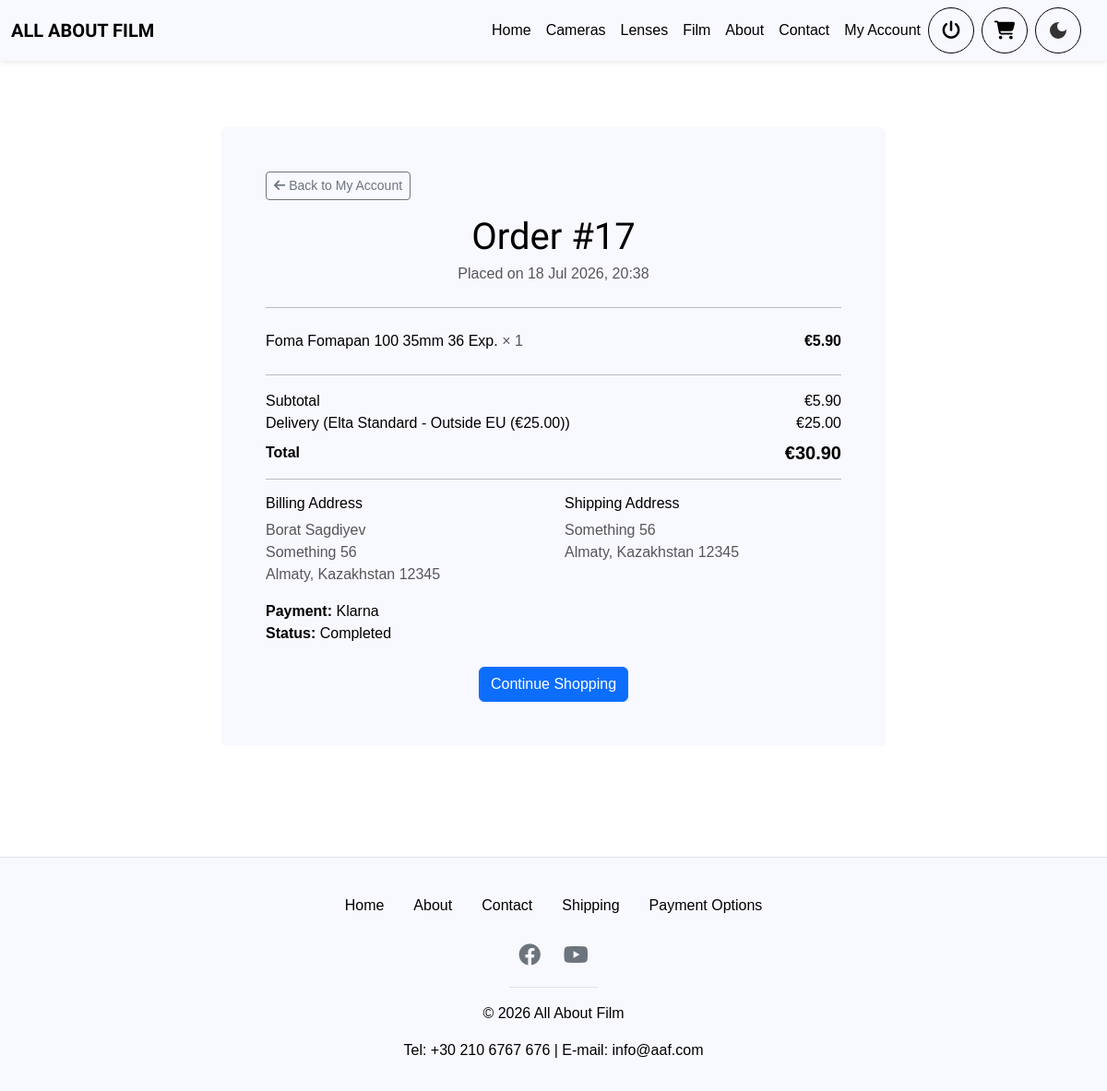
/order/17/ (signed in), run on the app's committed database.
### home/models.py (models this page shows, shortened)
class Order(models.Model):
    class Status(models.TextChoices):
        PROCESSING = 'PROCESSING', 'Processing'
        SHIPPED = 'SHIPPED', 'Shipped'
        COMPLETED = 'COMPLETED', 'Completed'
    class PaymentMethod(models.TextChoices):
        INSTORE = 'INSTORE', 'Cash/Card in-store'
        CARD = 'CARD', 'Card'
        APPLE_PAY = 'APPLE_PAY', 'Apple Pay'
        GOOGLE_PAY = 'GOOGLE_PAY', 'Google Pay'
        PAYPAL = 'PAYPAL', 'PayPal'
        KLARNA = 'KLARNA', 'Klarna'
        PAY_BY_BANK = 'PAY_BY_BANK', 'Pay By Bank'
    user = models.ForeignKey(
        settings.AUTH_USER_MODEL, on_delete=models.PROTECT, related_name='orders'
    )
    date = models.DateTimeField(auto_now_add=True)
    status = models.CharField(
        max_length=20, choices=Status.choices, default=Status.PROCESSING
    )
    first_name = models.CharField(max_length=50, default='')
    last_name = models.CharField(max_length=50, default='')
    email = models.EmailField(default='')
    phone = models.CharField(max_length=30, default='')
    billing_address = models.CharField(max_length=255, default='')
    billing_region = models.CharField(max_length=100, default='')
    billing_country = models.CharField(max_length=100, default='')
    billing_postal_code = models.CharField(max_length=20, default='')
    shipping_same_as_billing = models.BooleanField(default=True)
    shipping_address = models.CharField(max_length=255, blank=True, default='')
    shipping_region = models.CharField(max_length=100, blank=True, default='')
    shipping_country = models.CharField(max_length=100, blank=True, default='')
    shipping_postal_code = models.CharField(max_length=20, blank=True, default='')
    payment_method = models.CharField(
        max_length=20, choices=PaymentMethod.choices, default=''
    )
    shipping_method = models.ForeignKey(
        'ShippingMethod', on_delete=models.SET_NULL, null=True, blank=True
    )
    shipping_cost = models.DecimalField(max_digits=6, decimal_places=2, default=0)
    subtotal = models.DecimalField(max_digits=10, decimal_places=2, default=0)
    total = models.DecimalField(max_digits=10, decimal_places=2, default=0)
    class Meta:
        ordering = ['-date']

class OrderItem(models.Model):
    order = models.ForeignKey(Order, related_name='items', on_delete=models.CASCADE)
    product = models.ForeignKey(Product, on_delete=models.PROTECT)
    quantity = models.PositiveIntegerField(default=1)
    price_at_purchase = models.DecimalField(max_digits=10, decimal_places=2)

class Product(models.Model):
    class Category(models.TextChoices):
        CAMERA = 'CAMERA', 'Camera'
        LENS = 'LENS', 'Lens'
        FILM = 'FILM', 'Film'
    code = models.CharField(max_length=10, primary_key=True, editable=False)
    category = models.CharField(max_length=10, choices=Category.choices)
    manufacturer = models.CharField(max_length=50)
    model = models.CharField(max_length=50)
    description = models.TextField(blank=True)
    price = models.DecimalField(max_digits=10, decimal_places=2)
    stock = models.PositiveIntegerField(default=1)
    _CODE_PREFIX = {'CAMERA': 'C', 'LENS': 'L', 'FILM': 'F'}

class ShippingMethod(models.Model):
    name = models.CharField(max_length=100)
    price = models.DecimalField(max_digits=6, decimal_places=2)
    position = models.PositiveIntegerField(default=0)
    is_active = models.BooleanField(default=True)
    class Meta:
        ordering = ['position', 'price']
    def __str__(self):
        return f"{self.name} (€{self.price})"

### home/views.py (the view)
# urls.py: path('order/<int:order_id>/', views.order_confirmation, name='order_confirmation'),
@login_required
def order_confirmation(request, order_id):
    order = get_object_or_404(
        Order.objects.prefetch_related('items__product'), pk=order_id, user=request.user
    )
    return render(request, 'home/order_confirmation.html', {'order': order})

### home/context_processors.py (called while the page is built)
def cart_count(request):
    cart = request.session.get('cart', {})
    return {'cart_count': sum(cart.values())}

def wishlist_codes(request):
    if request.user.is_authenticated:
        return {'wishlist_codes': set(
            WishlistItem.objects.filter(user=request.user).values_list('product_id', flat=True)
        )}
    return {'wishlist_codes': set()}

def is_staff_member(request):
    user = request.user
    if user.is_authenticated:
        groups = set(user.groups.values_list('name', flat=True))
        return {'is_staff_member': bool(groups & {'Manager', 'Employee'})}
    return {'is_staff_member': False}

### home/templatetags/static_extras.py (called while the page is built)
@register.simple_tag
def static_v(path):
    url = static_url(path)
    absolute = finders.find(path)
    if absolute:
        try:
            return f"{url}?v={int(os.path.getmtime(absolute))}"
        except OSError:
            pass
    return url

### home/templates/home/order_confirmation.html
{% extends "home/base.html" %}
{% block content %}
<div class="container py-5">
    <div class="checkout-summary p-4 p-md-5 rounded mx-auto" style="max-width: 720px;">
        <div class="mb-4">
            <a href="{% url 'account' %}" class="btn btn-outline-secondary btn-sm mb-3">
                <i class="fas fa-arrow-left"></i> Back to My Account
            </a>
            <div class="text-center">
                <h1 class="mb-1">Order #{{ order.pk }}</h1>
                <p class="text-muted">Placed on {{ order.date|date:"d M Y, H:i" }}</p>
            </div>
        </div>
        <hr>
        {% for it in order.items.all %}
            <div class="d-flex justify-content-between py-2">
                <span>{{ it.product.manufacturer }} {{ it.product.model }} <span class="text-muted">&times; {{ it.quantity }}</span></span>
                <span class="fw-bold">&euro;{{ it.price_at_purchase|floatformat:2 }}</span>
            </div>
        {% endfor %}
        <hr>
        <div class="d-flex justify-content-between"><span>Subtotal</span><span>&euro;{{ order.subtotal|floatformat:2 }}</span></div>
        <div class="d-flex justify-content-between"><span>Delivery ({{ order.shipping_method }})</span><span>&euro;{{ order.shipping_cost|floatformat:2 }}</span></div>
        <div class="d-flex justify-content-between mt-2"><span class="fw-bold">Total</span><span class="fw-bold h5 mb-0">&euro;{{ order.total|floatformat:2 }}</span></div>
        <hr>
        <div class="row">
            <div class="col-sm-6">
                <h6>Billing Address</h6>
                <p class="text-muted mb-0">
                    {{ order.first_name }} {{ order.last_name }}<br>
                    {{ order.billing_address }}<br>
                    {{ order.billing_region }}, {{ order.billing_country }} {{ order.billing_postal_code }}
                </p>
            </div>
            <div class="col-sm-6">
                <h6>Shipping Address</h6>
                <p class="text-muted mb-0">
                    {{ order.shipping_address }}<br>
                    {{ order.shipping_region }}, {{ order.shipping_country }} {{ order.shipping_postal_code }}
                </p>
            </div>
        </div>
        <p class="mt-3 mb-0"><strong>Payment:</strong> {{ order.get_payment_method_display }}</p>
        <p class="mb-0"><strong>Status:</strong> {{ order.get_status_display }}</p>
        <div class="text-center mt-4">
            <a href="{% url 'cameras' %}" class="btn btn-primary">Continue Shopping</a>
        </div>
    </div>
</div>
{% endblock %}

### static/css/styles.css (style rules this page uses)
:root { --base-color: white; --base-variant: ghostwhite; --base-footer: #6c757d; --base-icons: #6c757d; --text-color: black; }
html, body { font-family: "Century Gothic", sans-serif, Arial; margin: 0; min-height: 100vh; display: flex; flex-direction: column; background: var(--base-color); color: var(--text-color); }
h1 { font-family: "Special Gothic Expanded One", sans-serif, Arial; text-align: center; color: var(--text-color); }
h6 { color: var(--text-color); }
p { color: var(--text-color); }
a { color: var(--text-color); }
.account-panel .text-muted, .cart-panel .text-muted, .cart-summary .text-muted, .checkout-panel .text-muted, .checkout-summary .text-muted { color: var(--text-color) !important; opacity: 0.65; }
.checkout-panel, .checkout-summary { background: var(--base-variant); color: var(--text-color); }
body, main, nav.navbar, footer, .card, .cart-panel, .cart-summary, .auth-card, .account-panel, .account-avatar, .review-card, p, h1, h2, h3, h4, h5, h6, a, label, span, .text-muted, .form-control, .form-select, .nav-icon-btn { transition: background-color 0.3s ease, color 0.3s ease, border-color 0.3s ease; }

### data on the page
Order: pk "17", date "18 Jul 2026, 20:38", subtotal "5.90", shipping_method "Elta Standard - Outside EU (€25.00)", shipping_cost "25.00", total "30.90", first_name "Borat", last_name "Sagdiyev", billing_address "Something 56", billing_region "Almaty", billing_country "Kazakhstan", billing_postal_code "12345", shipping_address "Something 56", shipping_region "Almaty", shipping_country "Kazakhstan", shipping_postal_code "12345", payment_method "Klarna", status "Completed"
OrderItem: product.manufacturer "Foma", product.model "Fomapan 100 35mm 36 Exp.", quantity "1", price_at_purchase "5.90"
